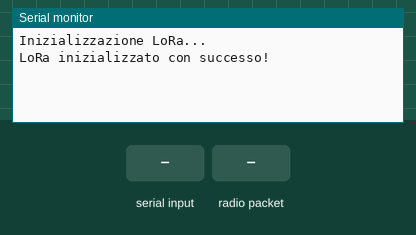
This sketch was run on a simulated ESP32. Shown: the last lines printed to the serial monitor. The inputs (shaded band) are chosen by the test bench. No radio packets arrive unless stated.

Above: at 1.2 s.
1.3 s: "true" received over Serial
At 2.1 s:
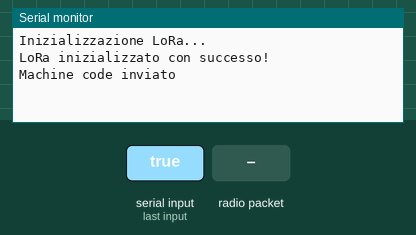
2.9 s: radio packet "true" arrives
At 4.5 s:
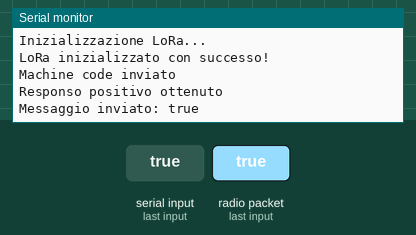

Measured:
- after the input at 1.3 s, the serial monitor: prints a new line after 0.16 s (image 1)
- after the input at 2.9 s, the serial monitor: prints a new line after 0.10 s (image 2)

The sketch:

LoRa_schedaIN.ino
```cpp
#include <SPI.h>
#include <LoRa.h>

#define LORA_CS 18
#define LORA_RST 14
#define LORA_IRQ 26

void setup() {

  Serial.setTimeout(100);
  LoRa.setTimeout(100);
  Serial.begin(9600);

  Serial.println("Inizializzazione LoRa...");
  LoRa.setPins(LORA_CS, LORA_RST, LORA_IRQ);

  if (!LoRa.begin(433E6)) {
    Serial.println("Errore: Modulo LoRa non trovato!");
    while (true);
  }
  Serial.println("LoRa inizializzato con successo!");

}

void loraSendString(String messaggio){
  LoRa.beginPacket();
  LoRa.print(messaggio);
  LoRa.endPacket();
}

String loraReceiveStringSerial(){
  String messaggio = Serial.readString();
  messaggio.trim();
  if(messaggio.length()>=1){
    return messaggio;
  }else{
    return "";
  }
}

String loraReceiveStringLoRa(){
  String messaggio = LoRa.readString();
  messaggio.trim();
  if(messaggio.length()>=1){
    return messaggio;
  }else{
    return "";
  }
}

String const machine_code = "12345678ABC";
String messaggio;
String conferma;
int count_messaggi = 0;
bool responso;

void loop() {

  responso =false;
  conferma = "";

  do{

    //messaggio = "Invio pacchetto n";
    messaggio = loraReceiveStringSerial();

    //aggiungere delay di sovraccarico

  }while(messaggio.length()<1);

  loraSendString(machine_code);
  Serial.println("Machine code inviato");

  do{

    if(LoRa.parsePacket()){
      conferma = loraReceiveStringLoRa();
    }

    if (conferma == "true"){

      responso = true;

    }else{
      responso = false;
    }


  }while (conferma.length()<1);


  if(responso){

    Serial.println("Responso positivo ottenuto");
    //messaggio = "Pacchetto n";
    loraSendString(messaggio);

    Serial.print("Messaggio inviato: ");
    Serial.println(messaggio);

    count_messaggi++;

  }else{
    Serial.println("Responso negativo ottenuto");
  }

  //aggiungere delay di sovraccarico


  ///   RICEVERE UNA STRINGA DOVE I PRIMI CARATTERI SONO IL CODICE MACCHINA, E IL RESTO IL MESSAGGIO
  ///   RICEVERE IN SERIALE DALLA NVIDIA IL CODICE MACCHINA
  //    RIMUOVERE SCAMBIO ACK MA MANTENERE IL CONTROLLO (DEVIAZIONE PACCHETTO)

}
```
